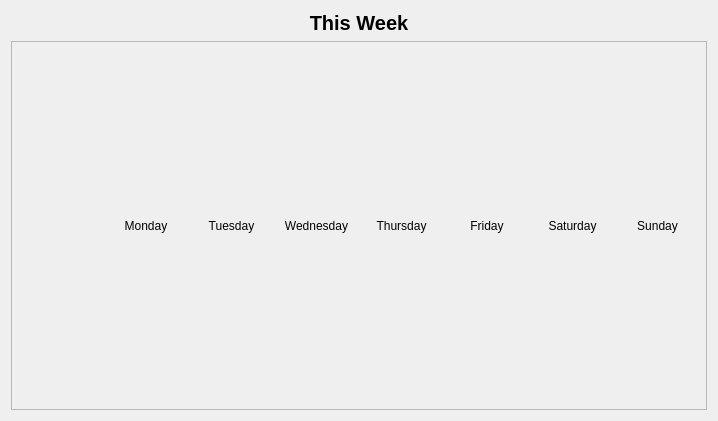
<?xml version="1.0" encoding="UTF-8"?>
<ui version="4.0">
 <class>WeeklyPlanner</class>
 <widget class="QWidget" name="WeeklyPlanner">
  <property name="geometry">
   <rect>
    <x>0</x>
    <y>0</y>
    <width>718</width>
    <height>421</height>
   </rect>
  </property>
  <property name="windowTitle">
   <string>Weekly Planner</string>
  </property>
  <layout class="QVBoxLayout">
   <item>
    <widget class="QLabel" name="label_week_range">
     <property name="styleSheet">
      <string notr="true">
       font-size: 20px; font-weight: bold;
      </string>
     </property>
     <property name="text">
      <string>This Week</string>
     </property>
     <property name="alignment">
      <set>Qt::AlignmentFlag::AlignCenter</set>
     </property>
    </widget>
   </item>
   <item>
    <widget class="QScrollArea" name="scrollArea">
     <property name="widgetResizable">
      <bool>true</bool>
     </property>
     <widget class="QWidget" name="scrollAreaWidgetContents">
      <property name="geometry">
       <rect>
        <x>0</x>
        <y>0</y>
        <width>692</width>
        <height>363</height>
       </rect>
      </property>
      <layout class="QGridLayout" name="grid_calendar">
       <item row="0" column="5">
        <widget class="QLabel" name="label">
         <property name="text">
          <string>Thursday</string>
         </property>
         <property name="alignment">
          <set>Qt::AlignmentFlag::AlignCenter</set>
         </property>
        </widget>
       </item>
       <item row="0" column="6">
        <widget class="QLabel" name="label">
         <property name="text">
          <string>Friday</string>
         </property>
         <property name="alignment">
          <set>Qt::AlignmentFlag::AlignCenter</set>
         </property>
        </widget>
       </item>
       <item row="0" column="0">
        <widget class="QLabel" name="label">
         <property name="text">
          <string/>
         </property>
        </widget>
       </item>
       <item row="0" column="4">
        <widget class="QLabel" name="label">
         <property name="text">
          <string>Wednesday</string>
         </property>
         <property name="alignment">
          <set>Qt::AlignmentFlag::AlignCenter</set>
         </property>
        </widget>
       </item>
       <item row="0" column="7">
        <widget class="QLabel" name="label">
         <property name="text">
          <string>Saturday</string>
         </property>
         <property name="alignment">
          <set>Qt::AlignmentFlag::AlignCenter</set>
         </property>
        </widget>
       </item>
       <item row="0" column="3">
        <widget class="QLabel" name="label">
         <property name="text">
          <string>Tuesday</string>
         </property>
         <property name="alignment">
          <set>Qt::AlignmentFlag::AlignCenter</set>
         </property>
        </widget>
       </item>
       <item row="0" column="8">
        <widget class="QLabel" name="label">
         <property name="text">
          <string>Sunday</string>
         </property>
         <property name="alignment">
          <set>Qt::AlignmentFlag::AlignCenter</set>
         </property>
        </widget>
       </item>
       <item row="0" column="1">
        <widget class="QLabel" name="label">
         <property name="text">
          <string>Monday</string>
         </property>
         <property name="alignment">
          <set>Qt::AlignmentFlag::AlignCenter</set>
         </property>
        </widget>
       </item>
      </layout>
     </widget>
    </widget>
   </item>
  </layout>
 </widget>
 <resources/>
 <connections/>
</ui>
